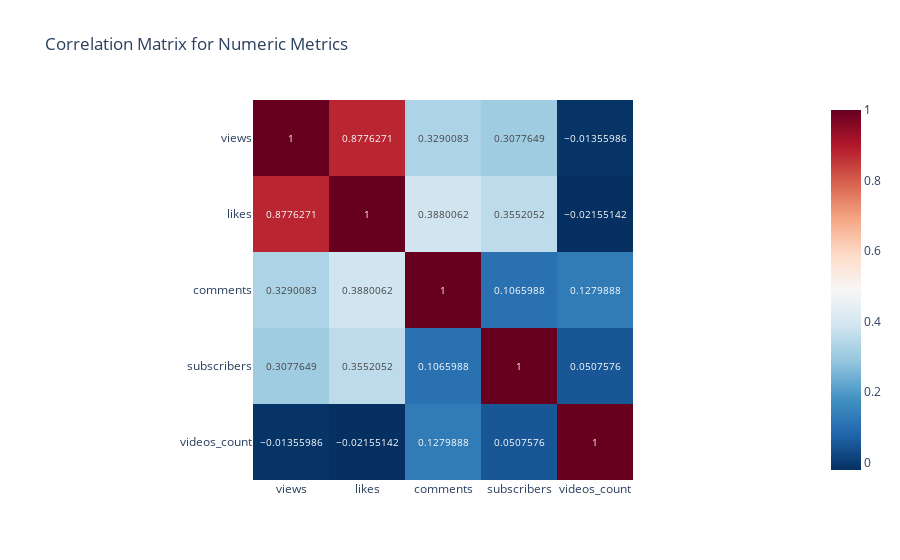

Notebook cell for this chart:
### Markdown cell above
1) Для начала, построим корреляционную матрицу **ЧЕРЕЗ ПЛОТЛИ!!** для числовых показателей (views, likes, comments, subscribers, videos_count), чтобы понять, какие метрики связаны между собой и какие могут быть полезны для построения моделей.

### Code cell
import plotly.express as px

numeric_cols = ['views', 'likes', 'comments', 'subscribers', 'videos_count']
corr_matrix = df_cleaned[numeric_cols].corr()

fig = px.imshow(
    corr_matrix,
    text_auto=True,
    color_continuous_scale='RdBu_r',
    title="Correlation Matrix for Numeric Metrics"
)
fig.show()

### Figure 1 — Plotly figure (JSON) as saved in the notebook; plotly's stock layout.template omitted (floating-point values rounded to 4 significant figures)
{"data": [{"coloraxis": "coloraxis", "hovertemplate": "x: %{x}<br>y: %{y}<br>color: %{z}<extra></extra>", "name": "0", "texttemplate": "%{z}", "type": "heatmap", "x": ["views", "likes", "comments", "subscribers", "videos_count"], "xaxis": "x", "y": ["views", "likes", "comments", "subscribers", "videos_count"], "yaxis": "y", "z": [[1, 0.8776, 0.329, 0.3078, -0.01356], [0.8776, 1, 0.388, 0.3552, -0.02155], [0.329, 0.388, 1, 0.1066, 0.128], [0.3078, 0.3552, 0.1066, 1, 0.05076], [-0.01356, -0.02155, 0.128, 0.05076, 1]]}], "layout": {"coloraxis": {"colorscale": [[0, "rgb(5,48,97)"], [0.1, "rgb(33,102,172)"], [0.2, "rgb(67,147,195)"], [0.3, "rgb(146,197,222)"], [0.4, "rgb(209,229,240)"], [0.5, "rgb(247,247,247)"], [0.6, "rgb(253,219,199)"], [0.7, "rgb(244,165,130)"], [0.8, "rgb(214,96,77)"], [0.9, "rgb(178,24,43)"], [1, "rgb(103,0,31)"]]}, "title": {"text": "Correlation Matrix for Numeric Metrics"}, "xaxis": {"anchor": "y", "constrain": "domain", "domain": [0, 1], "scaleanchor": "y"}, "yaxis": {"anchor": "x", "autorange": "reversed", "constrain": "domain", "domain": [0, 1]}}}
